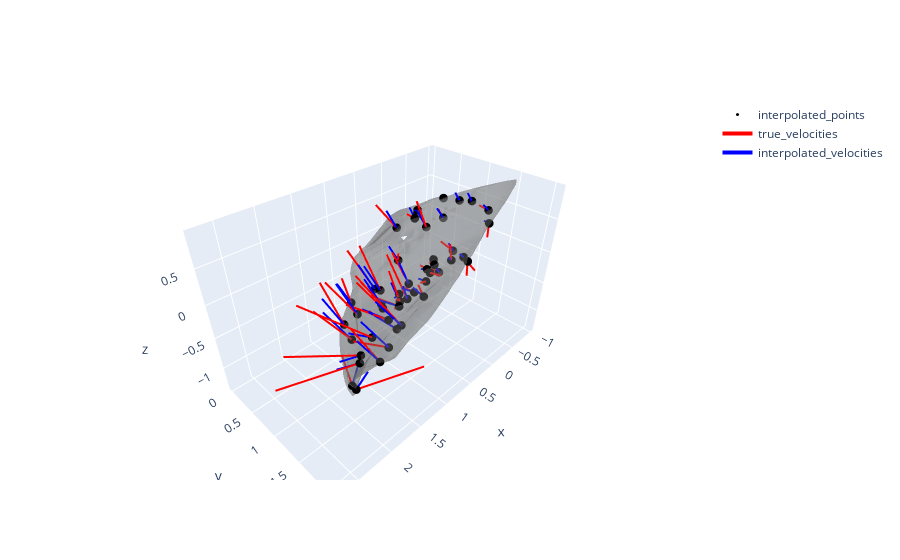

The cell this chart's notebook holds for it:
### Code cell
plot_mesh(world_pos, vertices_interpolate_pos, true_arrow_matrix, interpolated_arrow_matrix, snapshot_index)
calculate_interpolation_metrics(true_fields, interpolated_fields)

### Figure 1 — Plotly figure (JSON) as saved in the notebook; plotly's stock layout.template omitted (floating-point values rounded to 4 significant figures; data arrays with more than 128 entries replaced by an {"elided": "..."} marker saying what was removed)
{"data": [{"marker": {"color": "black", "size": 3}, "mode": "markers", "name": "interpolated_points", "type": "scatter3d", "x": [-0.3452, 1.744, 0.7194, 1.948, 1.692, 1.475, 2.037, -0.328, 1.482, 1.545, 1.51, -0.1332, 1.316, -0.02802, 0.4078, 1.048, 0.262, 1.723, 1.31, 1.353, 1.268, 1.782, 1.575, 0.2021, 0.7217, 1.026, 1.94, 0.5181, 0.2773, 0.9685, 0.3892, 1.129, 1.297, 0.5851, 0.89, 0.8361, 2.004, 0.4536, 1.918, 1.19, -0.3032, 0.6258, -0.3706, 0.8086, 0.1045, 0.03095, 1.087], "y": [1.261, 1.842, 1.506, 1.502, 1.157, 1.698, 1.703, 1.077, 0.9273, 1.639, 1.799, 1.693, 1.282, 0.6088, 0.6388, 1.704, 1.025, 1.072, 1.303, 1.612, 1.22, 1.625, 1.148, 0.7685, 1.566, 1.429, 1.423, 1.884, 1.487, 1.395, 1.731, 1.407, 1.159, 1.533, 1.594, 1.089, 1.687, 1.605, 1.89, 1.452, 1.552, 1.47, 0.7723, 1.53, 0.7123, 1.107, 1.591], "z": [0.7078, -0.1109, 0.2047, -0.8622, -0.46, -0.1052, -0.2352, 0.6637, -0.1423, 0.03195, 0.02996, 0.6197, -0.06342, 0.4679, 0.3708, 0.1255, 0.4692, -0.2592, -0.1169, 0.1009, 0.08088, -0.08399, -0.1435, 0.48, 0.345, -0.06208, -0.8629, 0.4417, 0.3174, 0.1143, 0.3776, -0.05464, 0.08416, 0.1637, 0.2058, 0.2498, -0.1562, 0.309, -0.1687, 0.1061, 0.6893, 0.3353, 0.5875, 0.3064, 0.4752, 0.5473, 0.1488]}, {"alphahull": 5, "color": "grey", "opacity": 0.4, "type": "mesh3d", "x": {"elided": "1579 float values"}, "y": {"elided": "1579 float values"}, "z": {"elided": "1579 float values"}}, {"line": {"color": "red", "width": 4}, "mode": "lines", "name": "true_velocities", "type": "scatter3d", "x": {"elided": "141 float values"}, "y": {"elided": "141 float values"}, "z": {"elided": "141 float values"}}, {"line": {"color": "blue", "width": 4}, "mode": "lines", "name": "interpolated_velocities", "type": "scatter3d", "x": {"elided": "141 float values"}, "y": {"elided": "141 float values"}, "z": {"elided": "141 float values"}}], "layout": {}}
